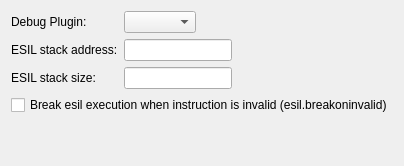
<?xml version="1.0" encoding="UTF-8"?>
<ui version="4.0">
 <class>DebugOptionsWidget</class>
 <widget class="QWidget" name="DebugOptionsWidget">
  <property name="windowTitle">
   <string>Debug</string>
  </property>
  <layout class="QVBoxLayout" name="verticalLayout">
   <item>
    <layout class="QFormLayout" name="formLayout">
     <property name="fieldGrowthPolicy">
      <enum>QFormLayout::ExpandingFieldsGrow</enum>
     </property>
     <property name="labelAlignment">
      <set>Qt::AlignLeading|Qt::AlignLeft|Qt::AlignVCenter</set>
     </property>
     <item row="0" column="0">
      <widget class="QLabel" name="pluginLabel">
       <property name="text">
        <string>Debug Plugin:</string>
       </property>
      </widget>
     </item>
     <item row="0" column="1">
      <widget class="QComboBox" name="pluginComboBox"/>
     </item>
     <item row="1" column="0">
      <widget class="QLabel" name="esilstackAddr">
       <property name="text">
        <string>ESIL stack address:</string>
       </property>
      </widget>
     </item>
     <item row="1" column="1">
      <widget class="QLineEdit" name="stackAddr">
       <property name="sizePolicy">
        <sizepolicy hsizetype="Preferred" vsizetype="Fixed">
         <horstretch>0</horstretch>
         <verstretch>0</verstretch>
        </sizepolicy>
       </property>
      </widget>
     </item>
     <item row="3" column="0">
      <widget class="QLabel" name="esilStackSize">
       <property name="text">
        <string>ESIL stack size:</string>
       </property>
      </widget>
     </item>
     <item row="3" column="1">
      <widget class="QLineEdit" name="stackSize">
       <property name="sizePolicy">
        <sizepolicy hsizetype="Preferred" vsizetype="Fixed">
         <horstretch>0</horstretch>
         <verstretch>0</verstretch>
        </sizepolicy>
       </property>
      </widget>
     </item>
     <item row="4" column="0" colspan="2">
      <widget class="QCheckBox" name="esilBreakOnInvalid">
       <property name="text">
        <string>Break esil execution when instruction is invalid (esil.breakoninvalid)</string>
       </property>
      </widget>
     </item>
    </layout>
   </item>
   <item>
    <spacer name="verticalSpacer">
     <property name="orientation">
      <enum>Qt::Vertical</enum>
     </property>
     <property name="sizeHint" stdset="0">
      <size>
       <width>20</width>
       <height>40</height>
      </size>
     </property>
    </spacer>
   </item>
  </layout>
 </widget>
 <resources/>
 <connections/>
</ui>
